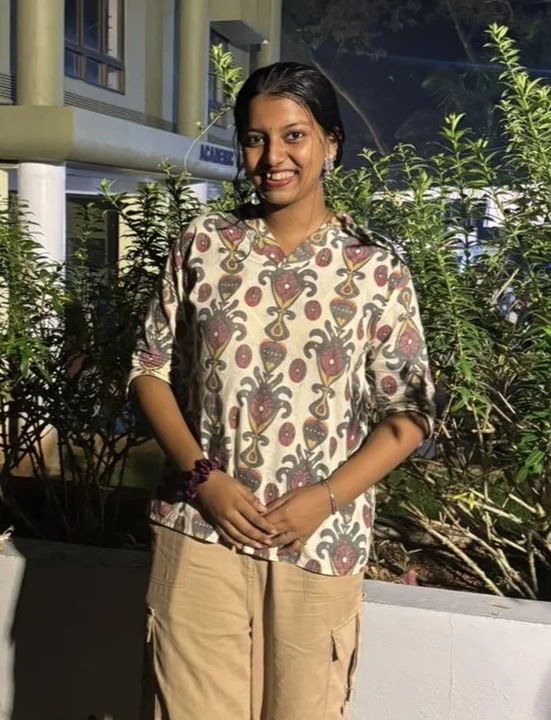
#> input picture content/original-team-photos/chaitra-rm.webp, 551 x 720 px, given in place of team.jpg, which was not available
$ python prepare-assets.py
#> lines starting #> are read from the running program, lines starting #| are printed output that depends on the picture; pictures that were not available may be replaced by others from this repository, and a replacement may not be noted
"""One-time import from the supplied local resources; not needed to run the site."""
from pathlib import Path
from PIL import Image, ImageOps
import subprocess, sys, json
sys.path.insert(0, str(Path('.tools').resolve()))
import imageio_ffmpeg

root = Path(r'C:\Users\shami\Downloads\Website Resourses -20260919T181632Z-1-001\Website Resourses')
out = Path('public/images')
out.mkdir(parents=True, exist_ok=True)
manifest = []
def save(image, name, source, width=1200):
    image = ImageOps.exif_transpose(image).convert('RGB')
    image.thumbnail((width, width))
    image.save(out / (name + '.webp'), 'WEBP', quality=82)
    small = image.copy()
    small.thumbnail((600,600))
    small.save(out / (name + '-small.webp'), 'WEBP', quality=78)
    manifest.append({'path':'/images/'+name+'.webp','label':name.replace('-',' ').title(),'source':source,'width':image.width,'height':image.height,'smallWidth':small.width})

frame=Image.open('.inspection/team.jpg')
#> frame is the input picture: PIL image 551x720 RGB; mean R, G, B 110.3, 101.3, 82.7
save(frame.crop((7,30,214,163)), 'cipher-logo', '3.mp4, 25 seconds: header logo', 320)
#> in save, `image = ImageOps.exif_transpose(image).convert('RGB')`:
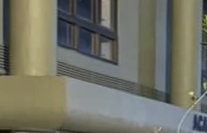
#> image: PIL image 207x133 RGB; mean R, G, B 113.6, 114.3, 101.9
for name, box in [('nazmin-ziya',(80,470,414,975)),('jeslin-ninora',(455,470,823,975)),('elston-pereira',(867,470,1230,975)),('raynell-lewis',(1275,470,1651,975))]:
    save(frame.crop(box),name,'3.mp4, 25 seconds: labeled leadership portrait',600)
#> this loop made 4 passes
#> pass 1, in save (call 2), `image = ImageOps.exif_transpose(image).convert('RGB')`:
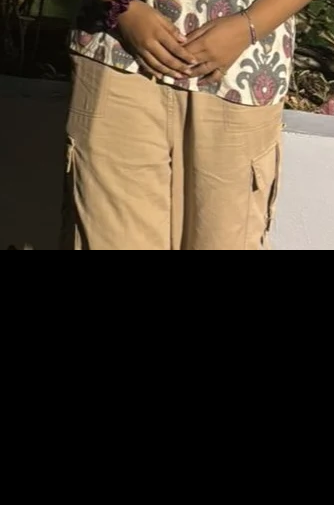
#> image: PIL image 334x505 RGB; mean R, G, B 68.7, 57.7, 44.6
#> pass 2, in save (call 3), `image = ImageOps.exif_transpose(image).convert('RGB')`:
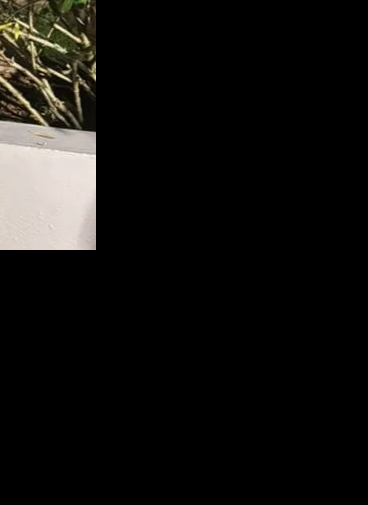
#> image: PIL image 368x505 RGB; mean R, G, B 18.8, 17.9, 15.9
photos=sorted(root.glob('PromptOps*/PromptOps*/*.jpg'))
for i,p in enumerate(photos):
    save(Image.open(p),f'promptops-{i+1:02d}',str(p.relative_to(root)))
for i,p in enumerate(sorted(root.glob('Cybersecurity*/Cybersecurity*/*.JPG'))[:3]):
    save(Image.open(p),f'cybersecurity-{i+1:02d}',str(p.relative_to(root)))
subprocess.run([imageio_ffmpeg.get_ffmpeg_exe(),'-y','-ss','29','-i',r'C:\Users\shami\Downloads\3.mp4','-frames:v','1','.inspection/lumiere.jpg'],stdout=subprocess.DEVNULL,stderr=subprocess.DEVNULL,check=True)
#> (this line was passed over: imageio_ffmpeg is not available in this run)
save(Image.open('.inspection/lumiere.jpg').crop((1108,334,1534,659)),'lumiere','3.mp4, 29 seconds: Lumière gallery preview',800)
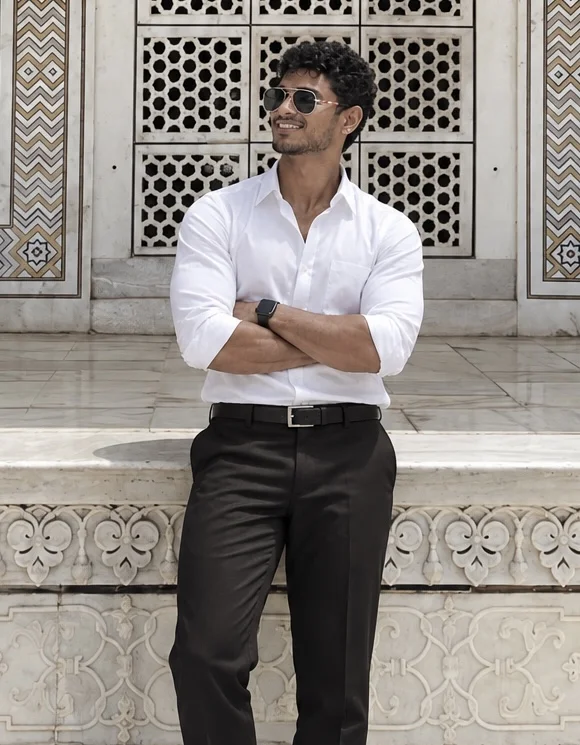
#> input picture content/original-team-photos/elston-pereira.webp, 580 x 745 px, given in place of lumiere.jpg, which was not available
#> in save (call 6), `image = ImageOps.exif_transpose(image).convert('RGB')`: image: PIL image 426x325 RGB; every value is 0
Path('content').mkdir(exist_ok=True)
Path('content/assets.json').write_text(json.dumps(manifest,indent=2),encoding='utf-8')
print('Imported',len(manifest),'optimized assets')
#| Imported 6 optimized assets
